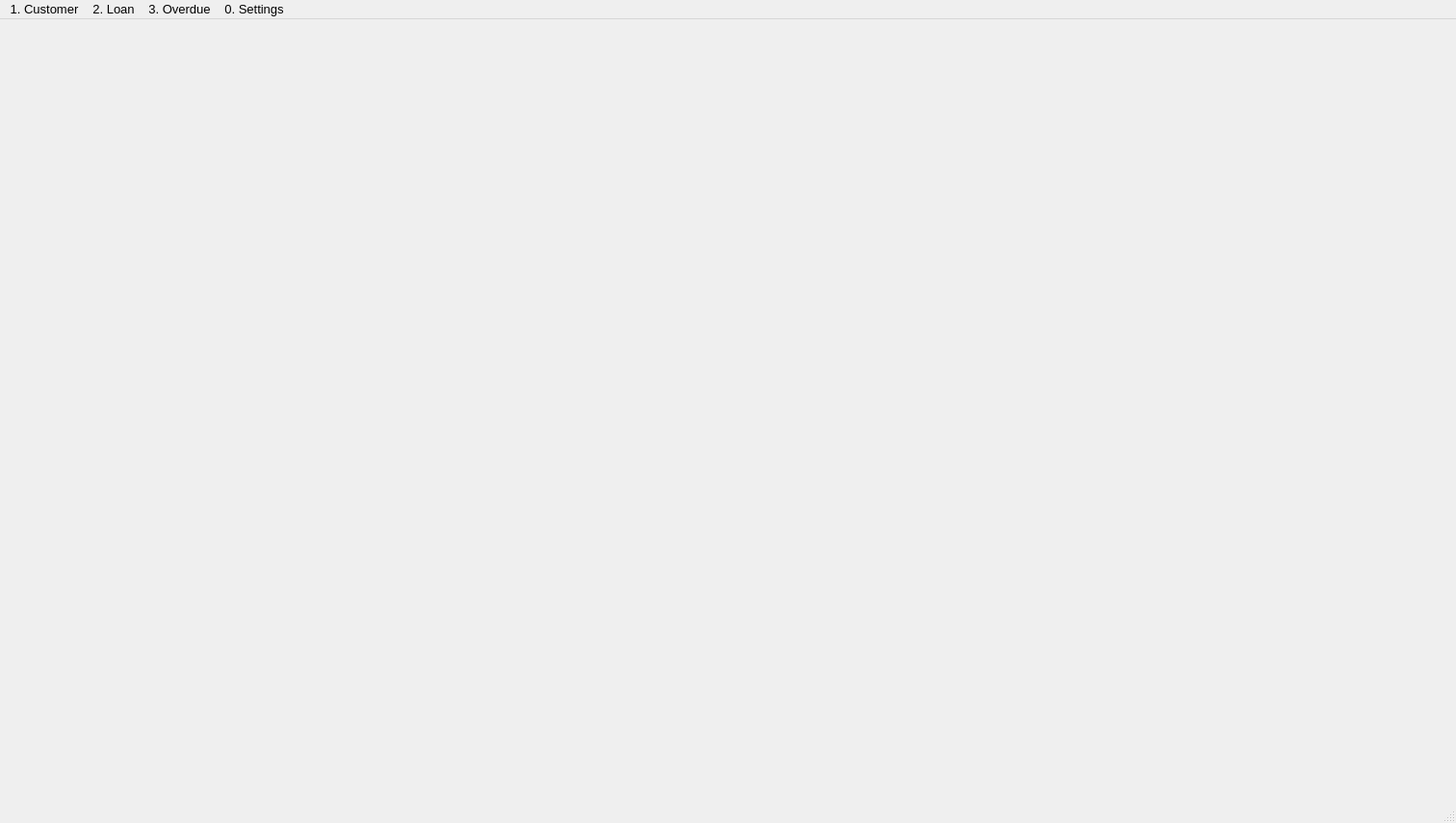
<?xml version="1.0" encoding="UTF-8"?>
<ui version="4.0">
 <class>MainWindow</class>
 <widget class="QMainWindow" name="MainWindow">
  <property name="geometry">
   <rect>
    <x>0</x>
    <y>0</y>
    <width>1512</width>
    <height>855</height>
   </rect>
  </property>
  <property name="windowTitle">
   <string>Home</string>
  </property>
  <widget class="QWidget" name="centralwidget"/>
  <widget class="QMenuBar" name="menubar">
   <property name="geometry">
    <rect>
     <x>0</x>
     <y>0</y>
     <width>1512</width>
     <height>24</height>
    </rect>
   </property>
   <property name="font">
    <font>
     <pointsize>10</pointsize>
    </font>
   </property>
   <widget class="QMenu" name="menu2">
    <property name="title">
     <string>2. Loan</string>
    </property>
    <addaction name="action_3"/>
    <addaction name="actionSearch"/>
    <addaction name="separator"/>
    <addaction name="action_7"/>
    <addaction name="action_8"/>
    <addaction name="action_10"/>
    <addaction name="separator"/>
    <addaction name="action_12"/>
   </widget>
   <widget class="QMenu" name="menu0">
    <property name="title">
     <string>0. Settings</string>
    </property>
    <addaction name="action_37"/>
    <addaction name="separator"/>
    <addaction name="action_39"/>
   </widget>
   <widget class="QMenu" name="menu1">
    <property name="geometry">
     <rect>
      <x>-2028</x>
      <y>513</y>
      <width>146</width>
      <height>72</height>
     </rect>
    </property>
    <property name="title">
     <string>1. Customer</string>
    </property>
    <addaction name="action"/>
    <addaction name="separator"/>
   </widget>
   <widget class="QMenu" name="menu4_Overdue">
    <property name="title">
     <string>3. Overdue</string>
    </property>
    <addaction name="actionOverdueRegistration"/>
    <addaction name="actionOverdueManagement"/>
   </widget>
   <addaction name="menu1"/>
   <addaction name="menu2"/>
   <addaction name="menu4_Overdue"/>
   <addaction name="menu0"/>
  </widget>
  <widget class="QStatusBar" name="statusbar"/>
  <action name="action">
   <property name="icon">
    <iconset>
     <normaloff>:/customer/장부.png</normaloff>:/customer/장부.png</iconset>
   </property>
   <property name="text">
    <string>Management</string>
   </property>
   <property name="font">
    <font>
     <pointsize>12</pointsize>
    </font>
   </property>
   <property name="iconVisibleInMenu">
    <bool>false</bool>
   </property>
  </action>
  <action name="action_2">
   <property name="icon">
    <iconset>
     <normaloff>:/customer/검색.png</normaloff>:/customer/검색.png</iconset>
   </property>
   <property name="text">
    <string>Search</string>
   </property>
   <property name="font">
    <font>
     <pointsize>12</pointsize>
    </font>
   </property>
  </action>
  <action name="action_3">
   <property name="icon">
    <iconset>
     <normaloff>:/loan/대출 등록.png</normaloff>:/loan/대출 등록.png</iconset>
   </property>
   <property name="text">
    <string>Registration</string>
   </property>
   <property name="font">
    <font>
     <pointsize>12</pointsize>
    </font>
   </property>
   <property name="iconVisibleInMenu">
    <bool>false</bool>
   </property>
  </action>
  <action name="action_4">
   <property name="icon">
    <iconset>
     <normaloff>:/loan/대출 검색.png</normaloff>:/loan/대출 검색.png</iconset>
   </property>
   <property name="text">
    <string>Search</string>
   </property>
   <property name="font">
    <font>
     <pointsize>12</pointsize>
    </font>
   </property>
  </action>
  <action name="action_7">
   <property name="icon">
    <iconset>
     <normaloff>:/loan/보증인 검색.png</normaloff>:/loan/보증인 검색.png</iconset>
   </property>
   <property name="text">
    <string>Guarantor Search</string>
   </property>
   <property name="font">
    <font>
     <pointsize>12</pointsize>
    </font>
   </property>
   <property name="iconVisibleInMenu">
    <bool>false</bool>
   </property>
  </action>
  <action name="action_8">
   <property name="icon">
    <iconset>
     <normaloff>:/loan/담보 검색.png</normaloff>:/loan/담보 검색.png</iconset>
   </property>
   <property name="text">
    <string>Collateral Search</string>
   </property>
   <property name="font">
    <font>
     <pointsize>12</pointsize>
    </font>
   </property>
   <property name="iconVisibleInMenu">
    <bool>false</bool>
   </property>
  </action>
  <action name="action_9">
   <property name="icon">
    <iconset>
     <normaloff>:/loan/상담 검색.png</normaloff>:/loan/상담 검색.png</iconset>
   </property>
   <property name="text">
    <string>상 담 검 색</string>
   </property>
   <property name="font">
    <font>
     <pointsize>12</pointsize>
    </font>
   </property>
  </action>
  <action name="action_10">
   <property name="icon">
    <iconset>
     <normaloff>:/loan/발송 검색.png</normaloff>:/loan/발송 검색.png</iconset>
   </property>
   <property name="text">
    <string>Counseling Search</string>
   </property>
   <property name="font">
    <font>
     <pointsize>12</pointsize>
    </font>
   </property>
   <property name="iconVisibleInMenu">
    <bool>false</bool>
   </property>
  </action>
  <action name="action_12">
   <property name="icon">
    <iconset>
     <normaloff>:/loan/이자 계산기.png</normaloff>:/loan/이자 계산기.png</iconset>
   </property>
   <property name="text">
    <string>Calculator</string>
   </property>
   <property name="iconText">
    <string>Calculator</string>
   </property>
   <property name="font">
    <font>
     <pointsize>12</pointsize>
    </font>
   </property>
   <property name="iconVisibleInMenu">
    <bool>false</bool>
   </property>
  </action>
  <action name="action_13">
   <property name="icon">
    <iconset>
     <normaloff>:/acceptance/수납 일괄등록.png</normaloff>:/acceptance/수납 일괄등록.png</iconset>
   </property>
   <property name="text">
    <string>Search</string>
   </property>
   <property name="font">
    <font>
     <pointsize>12</pointsize>
    </font>
   </property>
  </action>
  <action name="action_14">
   <property name="icon">
    <iconset>
     <normaloff>:/acceptance/수납 자료검색.png</normaloff>:/acceptance/수납 자료검색.png</iconset>
   </property>
   <property name="text">
    <string>수 납 자 료 검 색</string>
   </property>
   <property name="font">
    <font>
     <pointsize>12</pointsize>
    </font>
   </property>
  </action>
  <action name="action_15">
   <property name="text">
    <string>기 간 별 대 출 현 황</string>
   </property>
   <property name="font">
    <font>
     <pointsize>12</pointsize>
    </font>
   </property>
  </action>
  <action name="action_17">
   <property name="text">
    <string>기 간 별 상 환 예 정 현 황</string>
   </property>
   <property name="font">
    <font>
     <pointsize>12</pointsize>
    </font>
   </property>
  </action>
  <action name="action_18">
   <property name="text">
    <string>미 수 자 료 현 황</string>
   </property>
   <property name="font">
    <font>
     <pointsize>12</pointsize>
    </font>
   </property>
  </action>
  <action name="action_21">
   <property name="text">
    <string>연 체 자 료 현 황</string>
   </property>
   <property name="font">
    <font>
     <pointsize>12</pointsize>
    </font>
   </property>
  </action>
  <action name="action_22">
   <property name="text">
    <string>연 체 자 료 리 스 트</string>
   </property>
   <property name="font">
    <font>
     <pointsize>12</pointsize>
    </font>
   </property>
  </action>
  <action name="action_24">
   <property name="text">
    <string>대 출 / 수 납 통 계 리 스 트</string>
   </property>
   <property name="font">
    <font>
     <pointsize>12</pointsize>
    </font>
   </property>
  </action>
  <action name="action_25">
   <property name="text">
    <string>회 사 정 보 관 리</string>
   </property>
   <property name="font">
    <font>
     <pointsize>12</pointsize>
    </font>
   </property>
  </action>
  <action name="action_26">
   <property name="text">
    <string>영 업 일 관 리
</string>
   </property>
   <property name="font">
    <font>
     <pointsize>12</pointsize>
    </font>
   </property>
  </action>
  <action name="action_28">
   <property name="text">
    <string>각 종 코 드 관 리</string>
   </property>
   <property name="font">
    <font>
     <pointsize>12</pointsize>
    </font>
   </property>
  </action>
  <action name="action_30">
   <property name="text">
    <string>사 용 자 관 리</string>
   </property>
   <property name="font">
    <font>
     <pointsize>12</pointsize>
    </font>
   </property>
  </action>
  <action name="action_32">
   <property name="text">
    <string>자 료 진 단</string>
   </property>
   <property name="font">
    <font>
     <pointsize>12</pointsize>
    </font>
   </property>
  </action>
  <action name="action_33">
   <property name="text">
    <string>자 료 백 업</string>
   </property>
   <property name="font">
    <font>
     <pointsize>12</pointsize>
    </font>
   </property>
  </action>
  <action name="action_34">
   <property name="text">
    <string>회 사 정 보 관 리</string>
   </property>
   <property name="font">
    <font>
     <pointsize>12</pointsize>
    </font>
   </property>
  </action>
  <action name="action_35">
   <property name="text">
    <string>영 업 일 관 리</string>
   </property>
   <property name="font">
    <font>
     <pointsize>12</pointsize>
    </font>
   </property>
  </action>
  <action name="action_37">
   <property name="text">
    <string>Manage Officer</string>
   </property>
   <property name="font">
    <font>
     <pointsize>12</pointsize>
    </font>
   </property>
   <property name="iconVisibleInMenu">
    <bool>false</bool>
   </property>
  </action>
  <action name="action_39">
   <property name="text">
    <string>User Management</string>
   </property>
   <property name="font">
    <font>
     <pointsize>12</pointsize>
    </font>
   </property>
   <property name="iconVisibleInMenu">
    <bool>false</bool>
   </property>
  </action>
  <action name="action_40">
   <property name="text">
    <string>자 료 진 단</string>
   </property>
   <property name="font">
    <font>
     <pointsize>12</pointsize>
    </font>
   </property>
  </action>
  <action name="action_43">
   <property name="text">
    <string>자 료 백 업</string>
   </property>
   <property name="font">
    <font>
     <pointsize>12</pointsize>
    </font>
   </property>
  </action>
  <action name="action_45">
   <property name="text">
    <string>작 업 종 료</string>
   </property>
   <property name="font">
    <font>
     <pointsize>12</pointsize>
    </font>
   </property>
  </action>
  <action name="actionback">
   <property name="text">
    <string>back</string>
   </property>
   <property name="font">
    <font>
     <pointsize>12</pointsize>
    </font>
   </property>
  </action>
  <action name="actionforward">
   <property name="text">
    <string>forward</string>
   </property>
   <property name="font">
    <font>
     <pointsize>12</pointsize>
    </font>
   </property>
  </action>
  <action name="actionOverdueRegistration">
   <property name="text">
    <string>Registration</string>
   </property>
   <property name="iconVisibleInMenu">
    <bool>false</bool>
   </property>
  </action>
  <action name="actionOverdueManagement">
   <property name="text">
    <string>Management</string>
   </property>
   <property name="iconVisibleInMenu">
    <bool>false</bool>
   </property>
  </action>
  <action name="actionSearch">
   <property name="text">
    <string>Search</string>
   </property>
  </action>
 </widget>
 <resources/>
 <connections/>
</ui>
